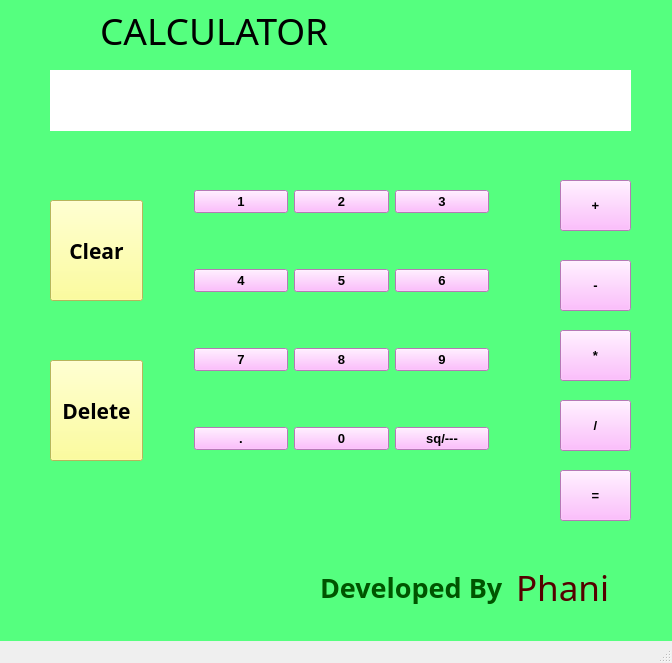
<?xml version="1.0" encoding="UTF-8"?>
<ui version="4.0">
 <class>MainWindow</class>
 <widget class="QMainWindow" name="MainWindow">
  <property name="geometry">
   <rect>
    <x>0</x>
    <y>0</y>
    <width>672</width>
    <height>663</height>
   </rect>
  </property>
  <property name="windowTitle">
   <string>MainWindow</string>
  </property>
  <widget class="QWidget" name="centralwidget">
   <widget class="QFrame" name="frame">
    <property name="geometry">
     <rect>
      <x>-400</x>
      <y>0</y>
      <width>1491</width>
      <height>691</height>
     </rect>
    </property>
    <property name="styleSheet">
     <string notr="true">background-color: rgb(85, 255, 127);</string>
    </property>
    <property name="frameShape">
     <enum>QFrame::StyledPanel</enum>
    </property>
    <property name="frameShadow">
     <enum>QFrame::Raised</enum>
    </property>
    <widget class="QLabel" name="label">
     <property name="geometry">
      <rect>
       <x>460</x>
       <y>80</y>
       <width>541</width>
       <height>61</height>
      </rect>
     </property>
     <property name="styleSheet">
      <string notr="true">background-color: rgb(255, 255, 255);</string>
     </property>
     <property name="text">
      <string/>
     </property>
     <property name="alignment">
      <set>Qt::AlignRight|Qt::AlignTrailing|Qt::AlignVCenter</set>
     </property>
    </widget>
    <widget class="QPushButton" name="pushButton">
     <property name="geometry">
      <rect>
       <x>460</x>
       <y>200</y>
       <width>90</width>
       <height>28</height>
      </rect>
     </property>
     <property name="styleSheet">
      <string notr="true">background-color: rgb(255, 170, 255);</string>
     </property>
     <property name="text">
      <string>1</string>
     </property>
    </widget>
    <widget class="QPushButton" name="pushButton_2">
     <property name="geometry">
      <rect>
       <x>570</x>
       <y>200</y>
       <width>93</width>
       <height>28</height>
      </rect>
     </property>
     <property name="styleSheet">
      <string notr="true">background-color: rgb(255, 170, 255);</string>
     </property>
     <property name="text">
      <string>2</string>
     </property>
    </widget>
    <widget class="QPushButton" name="pushButton_3">
     <property name="geometry">
      <rect>
       <x>690</x>
       <y>200</y>
       <width>93</width>
       <height>28</height>
      </rect>
     </property>
     <property name="styleSheet">
      <string notr="true">background-color: rgb(255, 170, 255);</string>
     </property>
     <property name="text">
      <string>3</string>
     </property>
    </widget>
    <widget class="QPushButton" name="pushButton_4">
     <property name="geometry">
      <rect>
       <x>570</x>
       <y>270</y>
       <width>93</width>
       <height>28</height>
      </rect>
     </property>
     <property name="styleSheet">
      <string notr="true">background-color: rgb(255, 170, 255);</string>
     </property>
     <property name="text">
      <string>5</string>
     </property>
    </widget>
    <widget class="QPushButton" name="pushButton_5">
     <property name="geometry">
      <rect>
       <x>460</x>
       <y>270</y>
       <width>90</width>
       <height>28</height>
      </rect>
     </property>
     <property name="styleSheet">
      <string notr="true">background-color: rgb(255, 170, 255);</string>
     </property>
     <property name="text">
      <string>4</string>
     </property>
    </widget>
    <widget class="QPushButton" name="pushButton_6">
     <property name="geometry">
      <rect>
       <x>690</x>
       <y>270</y>
       <width>93</width>
       <height>28</height>
      </rect>
     </property>
     <property name="styleSheet">
      <string notr="true">background-color: rgb(255, 170, 255);</string>
     </property>
     <property name="text">
      <string>6</string>
     </property>
    </widget>
    <widget class="QPushButton" name="pushButton_7">
     <property name="geometry">
      <rect>
       <x>570</x>
       <y>350</y>
       <width>93</width>
       <height>28</height>
      </rect>
     </property>
     <property name="styleSheet">
      <string notr="true">background-color: rgb(255, 170, 255);</string>
     </property>
     <property name="text">
      <string>8</string>
     </property>
    </widget>
    <widget class="QPushButton" name="pushButton_8">
     <property name="geometry">
      <rect>
       <x>690</x>
       <y>350</y>
       <width>93</width>
       <height>28</height>
      </rect>
     </property>
     <property name="styleSheet">
      <string notr="true">background-color: rgb(255, 170, 255);</string>
     </property>
     <property name="text">
      <string>9</string>
     </property>
    </widget>
    <widget class="QPushButton" name="pushButton_9">
     <property name="geometry">
      <rect>
       <x>460</x>
       <y>350</y>
       <width>90</width>
       <height>28</height>
      </rect>
     </property>
     <property name="styleSheet">
      <string notr="true">background-color: rgb(255, 170, 255);</string>
     </property>
     <property name="text">
      <string>7</string>
     </property>
    </widget>
    <widget class="QFrame" name="frame_2">
     <property name="geometry">
      <rect>
       <x>0</x>
       <y>-10</y>
       <width>1491</width>
       <height>691</height>
      </rect>
     </property>
     <property name="styleSheet">
      <string notr="true">background-color: rgb(85, 255, 127);</string>
     </property>
     <property name="frameShape">
      <enum>QFrame::StyledPanel</enum>
     </property>
     <property name="frameShadow">
      <enum>QFrame::Raised</enum>
     </property>
     <widget class="QLabel" name="label_2">
      <property name="geometry">
       <rect>
        <x>460</x>
        <y>80</y>
        <width>541</width>
        <height>61</height>
       </rect>
      </property>
      <property name="styleSheet">
       <string notr="true">background-color: rgb(255, 255, 255);</string>
      </property>
      <property name="text">
       <string/>
      </property>
      <property name="alignment">
       <set>Qt::AlignRight|Qt::AlignTrailing|Qt::AlignVCenter</set>
      </property>
     </widget>
     <widget class="QPushButton" name="pushButton_10">
      <property name="geometry">
       <rect>
        <x>460</x>
        <y>200</y>
        <width>90</width>
        <height>28</height>
       </rect>
      </property>
      <property name="styleSheet">
       <string notr="true">background-color: rgb(255, 170, 255);</string>
      </property>
      <property name="text">
       <string>1</string>
      </property>
     </widget>
     <widget class="QPushButton" name="pushButton_11">
      <property name="geometry">
       <rect>
        <x>570</x>
        <y>200</y>
        <width>93</width>
        <height>28</height>
       </rect>
      </property>
      <property name="styleSheet">
       <string notr="true">background-color: rgb(255, 170, 255);</string>
      </property>
      <property name="text">
       <string>2</string>
      </property>
     </widget>
     <widget class="QPushButton" name="pushButton_12">
      <property name="geometry">
       <rect>
        <x>690</x>
        <y>200</y>
        <width>93</width>
        <height>28</height>
       </rect>
      </property>
      <property name="styleSheet">
       <string notr="true">background-color: rgb(255, 170, 255);</string>
      </property>
      <property name="text">
       <string>3</string>
      </property>
     </widget>
     <widget class="QPushButton" name="pushButton_13">
      <property name="geometry">
       <rect>
        <x>570</x>
        <y>270</y>
        <width>93</width>
        <height>28</height>
       </rect>
      </property>
      <property name="styleSheet">
       <string notr="true">background-color: rgb(255, 170, 255);</string>
      </property>
      <property name="text">
       <string>5</string>
      </property>
     </widget>
     <widget class="QPushButton" name="pushButton_14">
      <property name="geometry">
       <rect>
        <x>460</x>
        <y>270</y>
        <width>90</width>
        <height>28</height>
       </rect>
      </property>
      <property name="styleSheet">
       <string notr="true">background-color: rgb(255, 170, 255);</string>
      </property>
      <property name="text">
       <string>4</string>
      </property>
     </widget>
     <widget class="QPushButton" name="pushButton_15">
      <property name="geometry">
       <rect>
        <x>690</x>
        <y>270</y>
        <width>93</width>
        <height>28</height>
       </rect>
      </property>
      <property name="styleSheet">
       <string notr="true">background-color: rgb(255, 170, 255);</string>
      </property>
      <property name="text">
       <string>6</string>
      </property>
     </widget>
     <widget class="QPushButton" name="pushButton_16">
      <property name="geometry">
       <rect>
        <x>570</x>
        <y>350</y>
        <width>93</width>
        <height>28</height>
       </rect>
      </property>
      <property name="styleSheet">
       <string notr="true">background-color: rgb(255, 170, 255);</string>
      </property>
      <property name="text">
       <string>8</string>
      </property>
     </widget>
     <widget class="QPushButton" name="pushButton_17">
      <property name="geometry">
       <rect>
        <x>690</x>
        <y>350</y>
        <width>93</width>
        <height>28</height>
       </rect>
      </property>
      <property name="styleSheet">
       <string notr="true">background-color: rgb(255, 170, 255);</string>
      </property>
      <property name="text">
       <string>9</string>
      </property>
     </widget>
     <widget class="QPushButton" name="pushButton_18">
      <property name="geometry">
       <rect>
        <x>460</x>
        <y>350</y>
        <width>90</width>
        <height>28</height>
       </rect>
      </property>
      <property name="styleSheet">
       <string notr="true">background-color: rgb(255, 170, 255);</string>
      </property>
      <property name="text">
       <string>7</string>
      </property>
     </widget>
     <widget class="QFrame" name="frame_3">
      <property name="geometry">
       <rect>
        <x>0</x>
        <y>0</y>
        <width>1491</width>
        <height>691</height>
       </rect>
      </property>
      <property name="styleSheet">
       <string notr="true">background-color: rgb(85, 255, 127);</string>
      </property>
      <property name="frameShape">
       <enum>QFrame::StyledPanel</enum>
      </property>
      <property name="frameShadow">
       <enum>QFrame::Raised</enum>
      </property>
      <widget class="QLabel" name="label_3">
       <property name="geometry">
        <rect>
         <x>460</x>
         <y>80</y>
         <width>541</width>
         <height>61</height>
        </rect>
       </property>
       <property name="styleSheet">
        <string notr="true">background-color: rgb(255, 255, 255);</string>
       </property>
       <property name="text">
        <string/>
       </property>
       <property name="alignment">
        <set>Qt::AlignRight|Qt::AlignTrailing|Qt::AlignVCenter</set>
       </property>
      </widget>
      <widget class="QPushButton" name="pushButton_19">
       <property name="geometry">
        <rect>
         <x>460</x>
         <y>200</y>
         <width>90</width>
         <height>28</height>
        </rect>
       </property>
       <property name="styleSheet">
        <string notr="true">background-color: rgb(255, 170, 255);</string>
       </property>
       <property name="text">
        <string>1</string>
       </property>
      </widget>
      <widget class="QPushButton" name="pushButton_20">
       <property name="geometry">
        <rect>
         <x>570</x>
         <y>200</y>
         <width>93</width>
         <height>28</height>
        </rect>
       </property>
       <property name="styleSheet">
        <string notr="true">background-color: rgb(255, 170, 255);</string>
       </property>
       <property name="text">
        <string>2</string>
       </property>
      </widget>
      <widget class="QPushButton" name="pushButton_21">
       <property name="geometry">
        <rect>
         <x>690</x>
         <y>200</y>
         <width>93</width>
         <height>28</height>
        </rect>
       </property>
       <property name="styleSheet">
        <string notr="true">background-color: rgb(255, 170, 255);</string>
       </property>
       <property name="text">
        <string>3</string>
       </property>
      </widget>
      <widget class="QPushButton" name="pushButton_22">
       <property name="geometry">
        <rect>
         <x>570</x>
         <y>270</y>
         <width>93</width>
         <height>28</height>
        </rect>
       </property>
       <property name="styleSheet">
        <string notr="true">background-color: rgb(255, 170, 255);</string>
       </property>
       <property name="text">
        <string>5</string>
       </property>
      </widget>
      <widget class="QPushButton" name="pushButton_23">
       <property name="geometry">
        <rect>
         <x>460</x>
         <y>270</y>
         <width>90</width>
         <height>28</height>
        </rect>
       </property>
       <property name="styleSheet">
        <string notr="true">background-color: rgb(255, 170, 255);</string>
       </property>
       <property name="text">
        <string>4</string>
       </property>
      </widget>
      <widget class="QPushButton" name="pushButton_24">
       <property name="geometry">
        <rect>
         <x>690</x>
         <y>270</y>
         <width>93</width>
         <height>28</height>
        </rect>
       </property>
       <property name="styleSheet">
        <string notr="true">background-color: rgb(255, 170, 255);</string>
       </property>
       <property name="text">
        <string>6</string>
       </property>
      </widget>
      <widget class="QPushButton" name="pushButton_25">
       <property name="geometry">
        <rect>
         <x>570</x>
         <y>350</y>
         <width>93</width>
         <height>28</height>
        </rect>
       </property>
       <property name="styleSheet">
        <string notr="true">background-color: rgb(255, 170, 255);</string>
       </property>
       <property name="text">
        <string>8</string>
       </property>
      </widget>
      <widget class="QPushButton" name="pushButton_26">
       <property name="geometry">
        <rect>
         <x>690</x>
         <y>350</y>
         <width>93</width>
         <height>28</height>
        </rect>
       </property>
       <property name="styleSheet">
        <string notr="true">background-color: rgb(255, 170, 255);</string>
       </property>
       <property name="text">
        <string>9</string>
       </property>
      </widget>
      <widget class="QPushButton" name="pushButton_27">
       <property name="geometry">
        <rect>
         <x>460</x>
         <y>350</y>
         <width>90</width>
         <height>28</height>
        </rect>
       </property>
       <property name="styleSheet">
        <string notr="true">background-color: rgb(255, 170, 255);</string>
       </property>
       <property name="text">
        <string>7</string>
       </property>
      </widget>
      <widget class="QFrame" name="frame_4">
       <property name="geometry">
        <rect>
         <x>0</x>
         <y>0</y>
         <width>1491</width>
         <height>711</height>
        </rect>
       </property>
       <property name="styleSheet">
        <string notr="true">background-color: rgb(85, 255, 127);</string>
       </property>
       <property name="frameShape">
        <enum>QFrame::StyledPanel</enum>
       </property>
       <property name="frameShadow">
        <enum>QFrame::Raised</enum>
       </property>
       <widget class="QLabel" name="label_4">
        <property name="geometry">
         <rect>
          <x>460</x>
          <y>80</y>
          <width>541</width>
          <height>61</height>
         </rect>
        </property>
        <property name="styleSheet">
         <string notr="true">background-color: rgb(255, 255, 255);</string>
        </property>
        <property name="text">
         <string/>
        </property>
        <property name="alignment">
         <set>Qt::AlignRight|Qt::AlignTrailing|Qt::AlignVCenter</set>
        </property>
       </widget>
       <widget class="QPushButton" name="pushButton_28">
        <property name="geometry">
         <rect>
          <x>460</x>
          <y>200</y>
          <width>90</width>
          <height>28</height>
         </rect>
        </property>
        <property name="styleSheet">
         <string notr="true">background-color: rgb(255, 170, 255);</string>
        </property>
        <property name="text">
         <string>1</string>
        </property>
       </widget>
       <widget class="QPushButton" name="pushButton_29">
        <property name="geometry">
         <rect>
          <x>570</x>
          <y>200</y>
          <width>93</width>
          <height>28</height>
         </rect>
        </property>
        <property name="styleSheet">
         <string notr="true">background-color: rgb(255, 170, 255);</string>
        </property>
        <property name="text">
         <string>2</string>
        </property>
       </widget>
       <widget class="QPushButton" name="pushButton_30">
        <property name="geometry">
         <rect>
          <x>690</x>
          <y>200</y>
          <width>93</width>
          <height>28</height>
         </rect>
        </property>
        <property name="styleSheet">
         <string notr="true">background-color: rgb(255, 170, 255);</string>
        </property>
        <property name="text">
         <string>3</string>
        </property>
       </widget>
       <widget class="QPushButton" name="pushButton_31">
        <property name="geometry">
         <rect>
          <x>570</x>
          <y>270</y>
          <width>93</width>
          <height>28</height>
         </rect>
        </property>
        <property name="styleSheet">
         <string notr="true">background-color: rgb(255, 170, 255);</string>
        </property>
        <property name="text">
         <string>5</string>
        </property>
       </widget>
       <widget class="QPushButton" name="pushButton_32">
        <property name="geometry">
         <rect>
          <x>460</x>
          <y>270</y>
          <width>90</width>
          <height>28</height>
         </rect>
        </property>
        <property name="styleSheet">
         <string notr="true">background-color: rgb(255, 170, 255);</string>
        </property>
        <property name="text">
         <string>4</string>
        </property>
       </widget>
       <widget class="QPushButton" name="pushButton_33">
        <property name="geometry">
         <rect>
          <x>690</x>
          <y>270</y>
          <width>93</width>
          <height>28</height>
         </rect>
        </property>
        <property name="styleSheet">
         <string notr="true">background-color: rgb(255, 170, 255);</string>
        </property>
        <property name="text">
         <string>6</string>
        </property>
       </widget>
       <widget class="QPushButton" name="pushButton_34">
        <property name="geometry">
         <rect>
          <x>570</x>
          <y>350</y>
          <width>93</width>
          <height>28</height>
         </rect>
        </property>
        <property name="styleSheet">
         <string notr="true">background-color: rgb(255, 170, 255);</string>
        </property>
        <property name="text">
         <string>8</string>
        </property>
       </widget>
       <widget class="QPushButton" name="pushButton_35">
        <property name="geometry">
         <rect>
          <x>690</x>
          <y>350</y>
          <width>93</width>
          <height>28</height>
         </rect>
        </property>
        <property name="styleSheet">
         <string notr="true">background-color: rgb(255, 170, 255);</string>
        </property>
        <property name="text">
         <string>9</string>
        </property>
       </widget>
       <widget class="QPushButton" name="pushButton_36">
        <property name="geometry">
         <rect>
          <x>460</x>
          <y>350</y>
          <width>90</width>
          <height>28</height>
         </rect>
        </property>
        <property name="styleSheet">
         <string notr="true">background-color: rgb(255, 170, 255);</string>
        </property>
        <property name="text">
         <string>7</string>
        </property>
       </widget>
       <widget class="QPushButton" name="pushButton_37">
        <property name="geometry">
         <rect>
          <x>570</x>
          <y>420</y>
          <width>93</width>
          <height>28</height>
         </rect>
        </property>
        <property name="styleSheet">
         <string notr="true">background-color: rgb(255, 170, 255);</string>
        </property>
        <property name="text">
         <string>0</string>
        </property>
       </widget>
       <widget class="QPushButton" name="pushButton_38">
        <property name="geometry">
         <rect>
          <x>460</x>
          <y>420</y>
          <width>90</width>
          <height>28</height>
         </rect>
        </property>
        <property name="styleSheet">
         <string notr="true">background-color: rgb(255, 170, 255);</string>
        </property>
        <property name="text">
         <string>.</string>
        </property>
       </widget>
       <widget class="QPushButton" name="pushButton_39">
        <property name="geometry">
         <rect>
          <x>690</x>
          <y>420</y>
          <width>93</width>
          <height>28</height>
         </rect>
        </property>
        <property name="styleSheet">
         <string notr="true">background-color: rgb(255, 170, 255);</string>
        </property>
        <property name="text">
         <string>sq/---</string>
        </property>
       </widget>
       <widget class="QFrame" name="frame_5">
        <property name="geometry">
         <rect>
          <x>30</x>
          <y>0</y>
          <width>1491</width>
          <height>711</height>
         </rect>
        </property>
        <property name="styleSheet">
         <string notr="true">background-color: rgb(85, 255, 127);</string>
        </property>
        <property name="frameShape">
         <enum>QFrame::StyledPanel</enum>
        </property>
        <property name="frameShadow">
         <enum>QFrame::Raised</enum>
        </property>
        <widget class="QLabel" name="label_5">
         <property name="geometry">
          <rect>
           <x>420</x>
           <y>80</y>
           <width>581</width>
           <height>61</height>
          </rect>
         </property>
         <property name="font">
          <font>
           <pointsize>16</pointsize>
           <weight>75</weight>
           <bold>true</bold>
          </font>
         </property>
         <property name="styleSheet">
          <string notr="true">background-color: rgb(255, 255, 255);
color: rgb(32, 62, 14);</string>
         </property>
         <property name="text">
          <string/>
         </property>
         <property name="alignment">
          <set>Qt::AlignRight|Qt::AlignTrailing|Qt::AlignVCenter</set>
         </property>
        </widget>
        <widget class="QPushButton" name="pplus">
         <property name="geometry">
          <rect>
           <x>930</x>
           <y>190</y>
           <width>71</width>
           <height>51</height>
          </rect>
         </property>
         <property name="font">
          <font>
           <pointsize>10</pointsize>
           <weight>75</weight>
           <bold>true</bold>
          </font>
         </property>
         <property name="styleSheet">
          <string notr="true">background-color: rgb(255, 170, 255);</string>
         </property>
         <property name="text">
          <string>+</string>
         </property>
        </widget>
        <widget class="QPushButton" name="pminus">
         <property name="geometry">
          <rect>
           <x>930</x>
           <y>270</y>
           <width>71</width>
           <height>51</height>
          </rect>
         </property>
         <property name="font">
          <font>
           <pointsize>10</pointsize>
           <weight>75</weight>
           <bold>true</bold>
          </font>
         </property>
         <property name="styleSheet">
          <string notr="true">background-color: rgb(255, 170, 255);</string>
         </property>
         <property name="text">
          <string>-</string>
         </property>
        </widget>
        <widget class="QPushButton" name="pmul">
         <property name="geometry">
          <rect>
           <x>930</x>
           <y>340</y>
           <width>71</width>
           <height>51</height>
          </rect>
         </property>
         <property name="font">
          <font>
           <pointsize>10</pointsize>
           <weight>75</weight>
           <bold>true</bold>
          </font>
         </property>
         <property name="styleSheet">
          <string notr="true">background-color: rgb(255, 170, 255);</string>
         </property>
         <property name="text">
          <string>*</string>
         </property>
        </widget>
        <widget class="QPushButton" name="pdiv">
         <property name="geometry">
          <rect>
           <x>930</x>
           <y>410</y>
           <width>71</width>
           <height>51</height>
          </rect>
         </property>
         <property name="font">
          <font>
           <pointsize>10</pointsize>
           <weight>75</weight>
           <bold>true</bold>
          </font>
         </property>
         <property name="styleSheet">
          <string notr="true">background-color: rgb(255, 170, 255);</string>
         </property>
         <property name="text">
          <string>/</string>
         </property>
        </widget>
        <widget class="QLabel" name="label_6">
         <property name="geometry">
          <rect>
           <x>470</x>
           <y>20</y>
           <width>511</width>
           <height>41</height>
          </rect>
         </property>
         <property name="font">
          <font>
           <family>Vineta BT</family>
           <pointsize>28</pointsize>
           <weight>50</weight>
           <bold>false</bold>
          </font>
         </property>
         <property name="text">
          <string>CALCULATOR</string>
         </property>
        </widget>
        <widget class="QPushButton" name="pclear">
         <property name="geometry">
          <rect>
           <x>420</x>
           <y>210</y>
           <width>93</width>
           <height>101</height>
          </rect>
         </property>
         <property name="font">
          <font>
           <family>Bodoni MT Black</family>
           <pointsize>16</pointsize>
           <weight>75</weight>
           <bold>true</bold>
          </font>
         </property>
         <property name="styleSheet">
          <string notr="true">background-color: rgb(255, 255, 127);</string>
         </property>
         <property name="text">
          <string>Clear</string>
         </property>
        </widget>
        <widget class="QPushButton" name="pdelete">
         <property name="geometry">
          <rect>
           <x>420</x>
           <y>370</y>
           <width>93</width>
           <height>101</height>
          </rect>
         </property>
         <property name="font">
          <font>
           <family>Bodoni MT Black</family>
           <pointsize>16</pointsize>
           <weight>75</weight>
           <bold>true</bold>
          </font>
         </property>
         <property name="styleSheet">
          <string notr="true">background-color: rgb(255, 255, 127);</string>
         </property>
         <property name="text">
          <string>Delete</string>
         </property>
        </widget>
        <widget class="QPushButton" name="eqal">
         <property name="geometry">
          <rect>
           <x>930</x>
           <y>480</y>
           <width>71</width>
           <height>51</height>
          </rect>
         </property>
         <property name="font">
          <font>
           <pointsize>10</pointsize>
           <weight>75</weight>
           <bold>true</bold>
          </font>
         </property>
         <property name="styleSheet">
          <string notr="true">color: rgb(255, 244, 233);
background-color: rgb(255, 170, 255);
color: rgb(0, 0, 0);</string>
         </property>
         <property name="text">
          <string>=</string>
         </property>
        </widget>
        <widget class="QWidget" name="">
         <property name="geometry">
          <rect>
           <x>564</x>
           <y>150</y>
           <width>295</width>
           <height>361</height>
          </rect>
         </property>
         <layout class="QGridLayout" name="gridLayout">
          <item row="0" column="0">
           <widget class="QPushButton" name="p1">
            <property name="font">
             <font>
              <pointsize>10</pointsize>
              <weight>75</weight>
              <bold>true</bold>
             </font>
            </property>
            <property name="styleSheet">
             <string notr="true">background-color: rgb(255, 170, 255);</string>
            </property>
            <property name="text">
             <string>1</string>
            </property>
           </widget>
          </item>
          <item row="0" column="1">
           <widget class="QPushButton" name="p2">
            <property name="font">
             <font>
              <pointsize>10</pointsize>
              <weight>75</weight>
              <bold>true</bold>
             </font>
            </property>
            <property name="styleSheet">
             <string notr="true">background-color: rgb(255, 170, 255);</string>
            </property>
            <property name="text">
             <string>2</string>
            </property>
           </widget>
          </item>
          <item row="0" column="2">
           <widget class="QPushButton" name="p3">
            <property name="font">
             <font>
              <pointsize>10</pointsize>
              <weight>75</weight>
              <bold>true</bold>
             </font>
            </property>
            <property name="styleSheet">
             <string notr="true">background-color: rgb(255, 170, 255);</string>
            </property>
            <property name="text">
             <string>3</string>
            </property>
           </widget>
          </item>
          <item row="1" column="0">
           <widget class="QPushButton" name="p4">
            <property name="font">
             <font>
              <pointsize>10</pointsize>
              <weight>75</weight>
              <bold>true</bold>
             </font>
            </property>
            <property name="styleSheet">
             <string notr="true">background-color: rgb(255, 170, 255);</string>
            </property>
            <property name="text">
             <string>4</string>
            </property>
           </widget>
          </item>
          <item row="1" column="1">
           <widget class="QPushButton" name="p5">
            <property name="font">
             <font>
              <pointsize>10</pointsize>
              <weight>75</weight>
              <bold>true</bold>
             </font>
            </property>
            <property name="styleSheet">
             <string notr="true">background-color: rgb(255, 170, 255);</string>
            </property>
            <property name="text">
             <string>5</string>
            </property>
           </widget>
          </item>
          <item row="1" column="2">
           <widget class="QPushButton" name="p6">
            <property name="font">
             <font>
              <pointsize>10</pointsize>
              <weight>75</weight>
              <bold>true</bold>
             </font>
            </property>
            <property name="styleSheet">
             <string notr="true">background-color: rgb(255, 170, 255);</string>
            </property>
            <property name="text">
             <string>6</string>
            </property>
           </widget>
          </item>
          <item row="2" column="0">
           <widget class="QPushButton" name="p7">
            <property name="font">
             <font>
              <pointsize>10</pointsize>
              <weight>75</weight>
              <bold>true</bold>
             </font>
            </property>
            <property name="styleSheet">
             <string notr="true">background-color: rgb(255, 170, 255);</string>
            </property>
            <property name="text">
             <string>7</string>
            </property>
           </widget>
          </item>
          <item row="2" column="1">
           <widget class="QPushButton" name="p8">
            <property name="font">
             <font>
              <pointsize>10</pointsize>
              <weight>75</weight>
              <bold>true</bold>
             </font>
            </property>
            <property name="styleSheet">
             <string notr="true">background-color: rgb(255, 170, 255);</string>
            </property>
            <property name="text">
             <string>8</string>
            </property>
           </widget>
          </item>
          <item row="2" column="2">
           <widget class="QPushButton" name="p9">
            <property name="font">
             <font>
              <pointsize>10</pointsize>
              <weight>75</weight>
              <bold>true</bold>
             </font>
            </property>
            <property name="styleSheet">
             <string notr="true">background-color: rgb(255, 170, 255);</string>
            </property>
            <property name="text">
             <string>9</string>
            </property>
           </widget>
          </item>
          <item row="3" column="0">
           <widget class="QPushButton" name="pp">
            <property name="font">
             <font>
              <pointsize>10</pointsize>
              <weight>75</weight>
              <bold>true</bold>
             </font>
            </property>
            <property name="styleSheet">
             <string notr="true">background-color: rgb(255, 170, 255);</string>
            </property>
            <property name="text">
             <string>.</string>
            </property>
           </widget>
          </item>
          <item row="3" column="1">
           <widget class="QPushButton" name="p0">
            <property name="font">
             <font>
              <pointsize>10</pointsize>
              <weight>75</weight>
              <bold>true</bold>
             </font>
            </property>
            <property name="styleSheet">
             <string notr="true">background-color: rgb(255, 170, 255);</string>
            </property>
            <property name="text">
             <string>0</string>
            </property>
           </widget>
          </item>
          <item row="3" column="2">
           <widget class="QPushButton" name="psq">
            <property name="font">
             <font>
              <pointsize>10</pointsize>
              <weight>75</weight>
              <bold>true</bold>
             </font>
            </property>
            <property name="styleSheet">
             <string notr="true">background-color: rgb(255, 170, 255);</string>
            </property>
            <property name="text">
             <string>sq/---</string>
            </property>
           </widget>
          </item>
         </layout>
        </widget>
        <widget class="QWidget" name="">
         <property name="geometry">
          <rect>
           <x>690</x>
           <y>570</y>
           <width>309</width>
           <height>55</height>
          </rect>
         </property>
         <layout class="QGridLayout" name="gridLayout_2">
          <item row="0" column="0">
           <widget class="QLabel" name="label_7">
            <property name="font">
             <font>
              <family>Script MT Bold</family>
              <pointsize>20</pointsize>
              <weight>75</weight>
              <bold>true</bold>
             </font>
            </property>
            <property name="styleSheet">
             <string notr="true">color: rgb(0, 85, 0);</string>
            </property>
            <property name="text">
             <string>Developed By </string>
            </property>
           </widget>
          </item>
          <item row="0" column="1">
           <widget class="QLabel" name="label_8">
            <property name="font">
             <font>
              <family>Alex Brush</family>
              <pointsize>26</pointsize>
             </font>
            </property>
            <property name="styleSheet">
             <string notr="true">color: rgb(85, 0, 0);</string>
            </property>
            <property name="text">
             <string>Phani</string>
            </property>
           </widget>
          </item>
         </layout>
        </widget>
       </widget>
      </widget>
     </widget>
    </widget>
   </widget>
  </widget>
  <widget class="QStatusBar" name="statusbar"/>
 </widget>
 <resources/>
 <connections/>
</ui>
